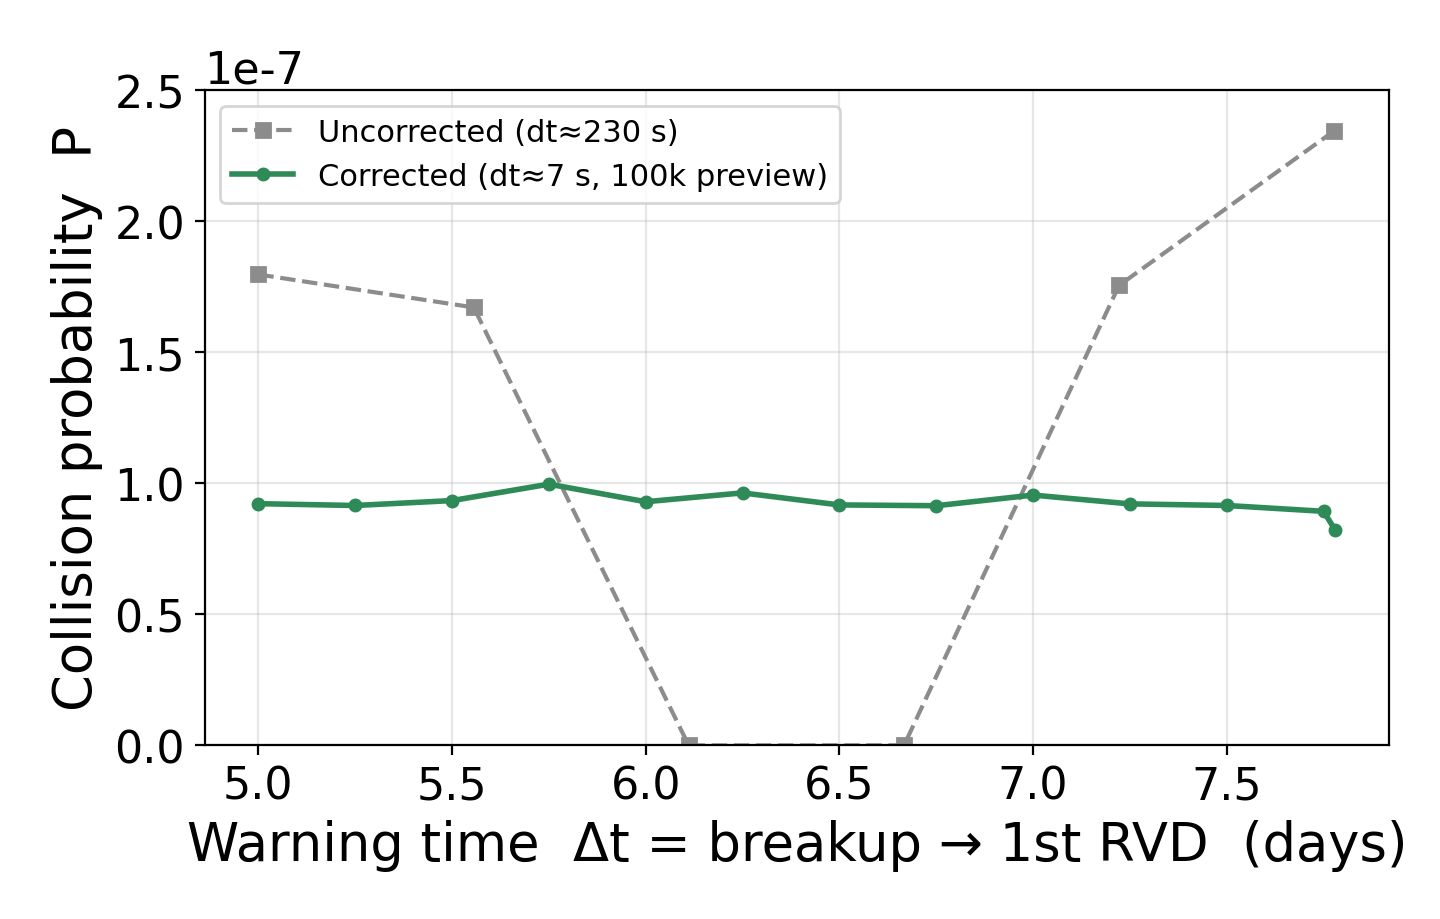

This chart was generated by the following Python code:
# -*- coding: utf-8 -*-
"""点3 Δt 曲线: 修正(dt~7s) vs 旧粗网格(dt~230s), 展示平台 + 高估假象。"""
import os, numpy as np, matplotlib.pyplot as plt
if os.path.exists('sweep_server.npz') and 'dt' in np.load('sweep_server.npz'):
    z=np.load('sweep_server.npz'); dt_c,P_c,lo,hi=z['dt'],z['P'],z['P_lo'],z['P_hi']; src='500k'
else:
    a=np.load('sweep_5_778.npy'); dt_c,P_c=a[:,0],a[:,1]; lo=hi=None; src='100k preview'
b=np.load('analysis_base.npz'); dts=b['dts']; row=b['table'][2]
m=(dts>=5.0)&(dts<=7.78); dt_o,P_o=dts[m],row[m]
fig,ax=plt.subplots(figsize=(7.2,4.6))
ax.plot(dt_o,P_o,'--',color='0.55',marker='s',ms=5,label='Uncorrected (dt≈230 s)')
if lo is not None: ax.fill_between(dt_c,lo,hi,color='seagreen',alpha=0.2)
ax.plot(dt_c,P_c,'-',color='seagreen',marker='o',ms=4,lw=2,label=f'Corrected (dt≈7 s, {src})')
ax.set_xlabel('Warning time  Δt = breakup → 1st RVD  (days)')
ax.set_ylabel('Collision probability  P')
ax.set_ylim(0,2.5e-7); ax.grid(alpha=0.3); ax.legend(fontsize=11)
fig.tight_layout(); fig.savefig('fig_dt_corrected.png',dpi=200)
print('[saved] fig_dt_corrected.png  src=%s'%src)
